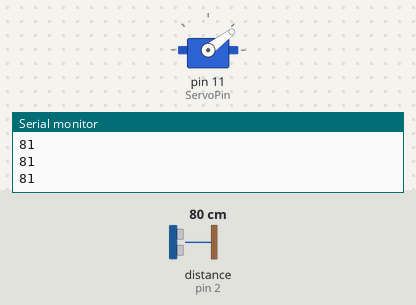
Simulated run of this sketch. Board: Arduino Uno, built with avr-gcc and run on an emulated ATmega328P. On the bench: servo, the last lines printed to the serial monitor. The test bench sets the inputs (shaded band); at power-on: distance to the obstacle (sensor on pin 2) 80 cm. The echo pulse lasts 58.3 µs per cm.

Above: at 1.2 s.
1.3 s: distance to the obstacle (sensor on pin 2) set to 2 cm
At 1.7 s:
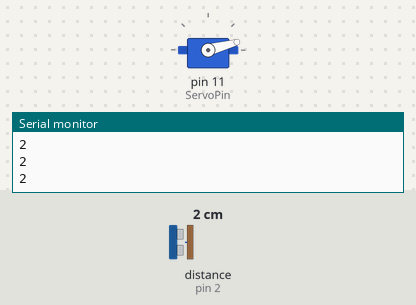
2.8 s: distance to the obstacle (sensor on pin 2) set to 9 cm
At 3.8 s:
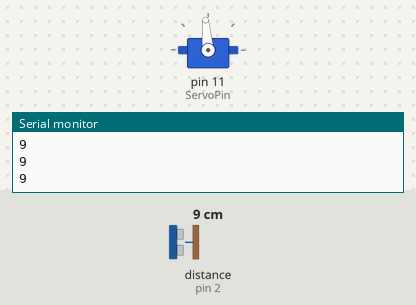
4.3 s: distance to the obstacle (sensor on pin 2) set to 11 cm
At 5.1 s:
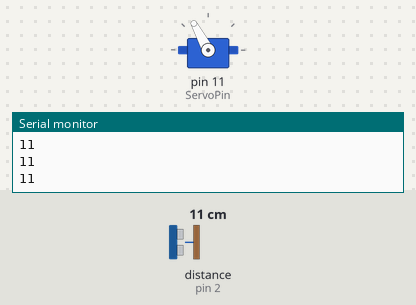
5.8 s: distance to the obstacle (sensor on pin 2) set to 18 cm
At 6.5 s:
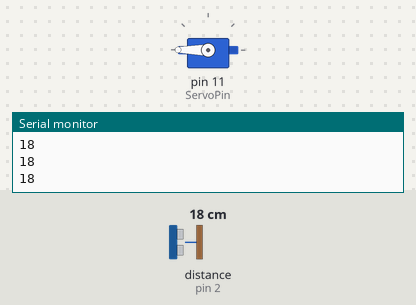
7.3 s: distance to the obstacle (sensor on pin 2) set to 38 cm
8.8 s: distance to the obstacle (sensor on pin 2) set to 46 cm
At 10.1 s:
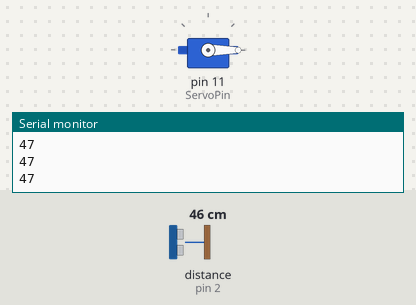
Timing chart, 0 to 11.3 s (numbered marks = the images above; inputs shaded):
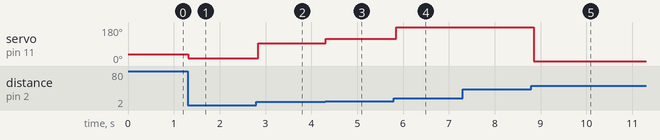

Measured:
- the behaviour switches between 9 and 10 cm on distance to the obstacle (sensor on pin 2) (found by bisection; images 2 and 3)
- the behaviour switches between 43 and 44 cm on distance to the obstacle (sensor on pin 2) (found by bisection; images 4 and 5)
- after the input at 1.3 s, servo on pin 11 (ServoPin): 37° → 15° at once
- after the input at 2.8 s, servo on pin 11 (ServoPin): 15° → 95° at once
- after the input at 4.3 s, servo on pin 11 (ServoPin): 95° → 118° at once
- after the input at 5.8 s, servo on pin 11 (ServoPin): 118° → 180° after 0.05 s
- after the input at 8.8 s, servo on pin 11 (ServoPin): 180° → 0° after 0.05 s

The sketch:

Challenge_11.ino
```cpp
// C++ code
//
#include <Servo.h>
#include <NewPing.h>

//const is for variables that won't change
//There is not right or wrong code, there is just code that works and doesnt' work
const int ServoPin = 11;
const int TriggerPin = 1;
const int EchoPin = 2;

NewPing sonar(TriggerPin, EchoPin, 100);
Servo servo;
void setup()
{
  Serial.begin(9600);
  servo.attach(ServoPin);
}

void loop()
{
  int cm = sonar.ping_cm();
  Serial.println(cm);

  int angle = map(cm, 2, 15, 15, 165);
  servo.write(angle);

  delay(60);
}
```
